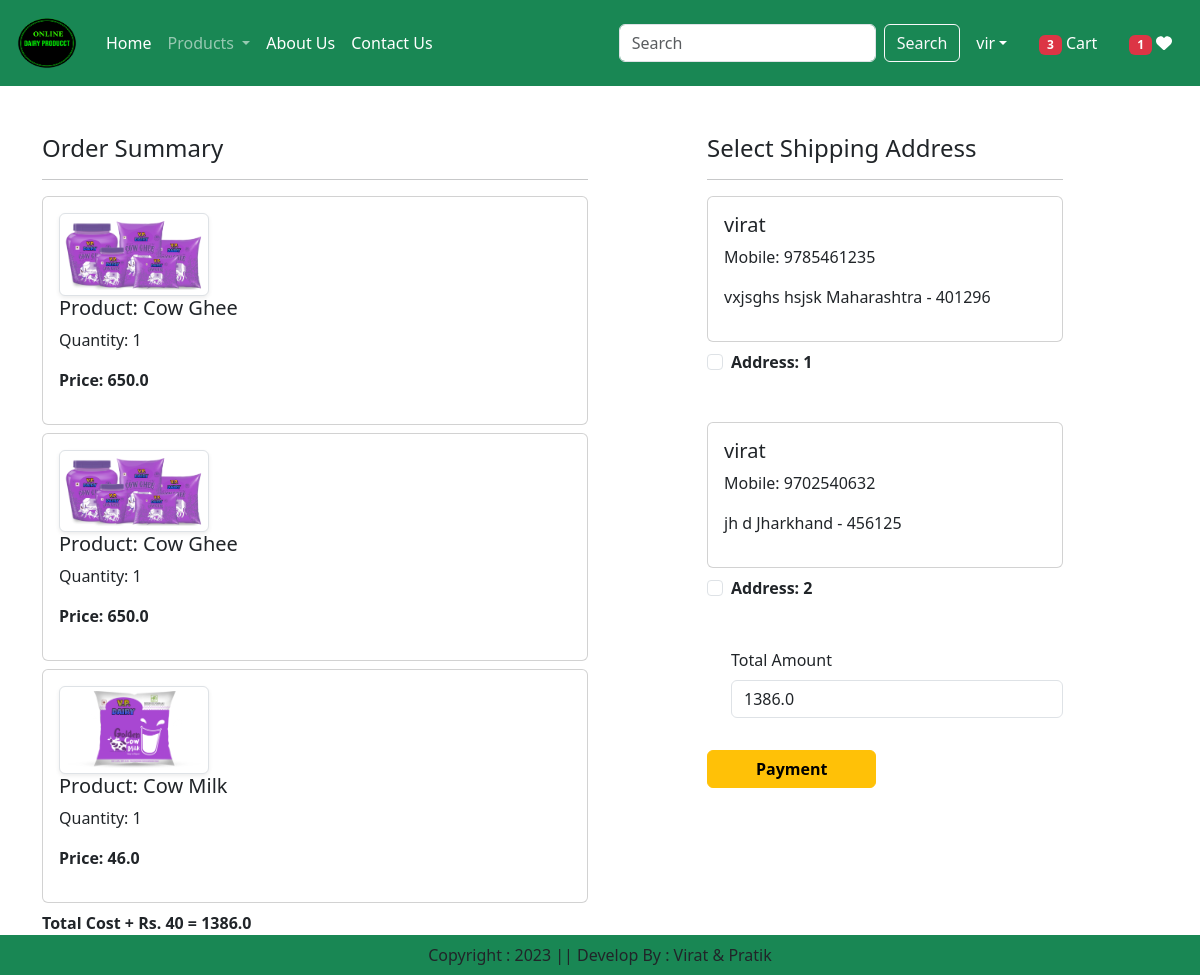
Screenshot of /checkout/ (signed in) with the database file from the repository.
### app/models.py (models this page shows, shortened)
class Cart(models.Model):
    user = models.ForeignKey(User, on_delete=models.CASCADE)
    product = models.ForeignKey('Product', on_delete=models.CASCADE)
    quantity = models.PositiveIntegerField(default=1)

class Product(models.Model):
    title = models.CharField(max_length=100)
    selling_price = models.FloatField()
    discounted_price = models.FloatField()
    description = models.TextField()
    composition = models.TextField(default='')
    prodapp = models.TextField(default='')
    category = models.CharField(choices=CATEGORY_CHOICES, max_length=2)
    product_image = models.ImageField(upload_to='product')

class Customer (models.Model):
    user = models.ForeignKey(User,on_delete=models.CASCADE)
    name = models.CharField(max_length=20)
    locality = models.TextField(max_length=30)
    city = models.CharField(max_length=30)
    mobile = models.CharField(max_length=10, unique=True, validators=[validate_mobile_number])
    zipcode = models.CharField(max_length=6)
    state = models.TextField(choices=STATE_CHOICES, max_length=100)

### app/views.py (the view, shortened to what this page needs)
# urls.py: path('checkout/', views.checkout.as_view(), name='checkout'),
@method_decorator(login_required, name='dispatch')
class checkout(View):
    def get(self,request):
        user = request.user
        add = Customer.objects.filter(user=user)
        cart_items = Cart.objects.filter(user=user)
        famount = 0
        for p in cart_items:
            value = p.quantity * p.product.discounted_price
            famount = famount + value
        totalamount = famount + 40
        razoramount = int(totalamount * 100)
        client = razorpay.Client(auth=(settings.RAZOR_KEY_ID, settings.RAZOR_KEY_SECRET))
        data = {"amount": razoramount, "currency": "INR", "receipt": "order_rcptid_12"}
        payment_response = client.order.create(data=data)
        print(payment_response)
        order_id = payment_response['id']
        order_status = payment_response['status']
        totalitem = 0
        wishitem = 0
        if request.user.is_authenticated:
            totalitem = len(Cart.objects.filter(user=request.user))
            wishitem = len(Wishlist.objects.filter(user=request.user))
        return render(request, 'app/checkout.html',locals())

### app/templates/app/checkout.html (shortened to what this page needs)
{% extends 'app/index.html' %}
{% load  static  %}
{% block main-content %}
<div class="container">
    <div class="row mt-5">
        <div class="col-sm-6">
            <h4> Order Summary </h4>
            <hr>
            {% for item in cart_items %}
            <div class="card mb-2">
                <div class="card-body">
                    <img src="{{item.product.product_image.url}}" alt="" srcset="" class="img-fluid img-thumbnail shadow-sm" height="150" width="150" >
                    <h5> Product: {{item.product.title}} </h5>
                    <p> Quantity: {{item.quantity}} </p>
                    <p class="fw-bold"> Price: {{item.product.discounted_price}} </p>
                </div>
            </div>
            {% endfor %}
            <p class="fw-bold"> Total Cost + Rs. 40 = {{totalamount}} </p>
            <small> Term and Condition :I accept Terms and Conditions and Privacy Policy.</small>
        </div>
        <div class="col-sm-4 offset-sm-1">
            <h4> Select Shipping Address </h4>
            <hr>
            <form action="/checkout/" method="POST" id="myform">
                {% for ad in add %}
                <div class="card">
                    <div class="card-body">
                        <h5> {{ad.name}} </h5>
                        <p> Mobile: {{ad.mobile}} </p>
                        <p> {{ad.locality}} {{ad.city}} {{ad.state}} - {{ad.zipcode}} </p>
                    </div>
                </div>
                <div class="form-check mt-2 mb-5">
                    <input class="form-check-input" type="checkbox" name="custid" id="custadd{{forloop.counter}}" value="{{ad.id}}">
                    <label class="form-check-label fw-bold" for="custadd{{forloop.counter}}">
                        Address: {{forloop.counter}}
                    </label>
                </div>
                {% endfor %}
                <div class="form-check mb-3">
                    <label for="totalamount" class="form-label"> Total Amount </label>
                    <input type="number" class="form-control" name="totalamount" value={{totalamount}} readonly>
                </div>
                <div class="text-add">
                     <button id="rzp-button1" type="submit" class="btn btn-warning mt-3 px-5 mb-5 fw-bold"> Payment </button>
                </div>
            </form>
        </div>
    </div>
</div>
{% endblock main-content %}

### app/templates/app/index.html (shortened to what this page needs)
<!DOCTYPE html>
{% load static %}
<html lang="en">
<head>
    <link href="https://cdn.jsdelivr.net/npm/bootstrap@5.3.1/dist/css/bootstrap.min.css" rel="stylesheet">
    <link rel="stylesheet" href="{% static 'app/css/owl.carousel.min.css' %}"/>
    <link rel="stylesheet" href="{% static 'app/css/all.min.css' %}"/>
    <link rel="stylesheet" href="{% static 'app/css/style.css' %}"/>
</head>
<body>
    <nav class="navbar navbar-expand-lg navbar-dark bg-success  bg-body-tertiart">
        <div class="container-fluid">
          <a class="navbar-brand" href="#">
            <img src="{% static "app/images/product/logo3.png" %}" width="70" height="60" alt="logo"/> </a>
          <div class="collapse navbar-collapse" id="navbarSupportedContent">
            <ul class="navbar-nav me-auto mb-2 mb-lg-0">
              {% if request.user.is_authenticated %}
              <li class="nav-item">
                <a class="nav-link active" aria-current="page" href="/">Home</a>
              </li>
              <li class="nav-item dropdown">
                <a class="nav-link dropdown-toggle" href="#" role="button" data-bs-toggle="dropdown" aria-expanded="false">
                  Products
                </a>
            </li>
              <li class="nav-item">
                <a class="nav-link text-white"  href="{% url 'about' %}">About Us</a>
              </li>
              <li class="nav-item">
                <a class="nav-link text-white"  href="{% url 'contact' %}">Contact Us</a>
              </li>
            </ul>
            <form class="d-flex" role="search" action="/search">
              <input class="form-control  me-2" type="search" placeholder="Search" name="search" aria-label="Search">
              <button class="btn btn-outline-light" type="submit">Search</button>
            </form>
          </div>
          <ul class="navbar-nav me-auto mb-2 mb-lg-0">
            <li class="nav-item dropdown mx-2">
                <a class="nav-link dropdown-toggle text-white" href="#"
                id="profileDropdown" role="button" data-bs-toggle="dropdown"
                aria-expanded="false">{{request.user}}</a>
            </li>
            <li class="nav-item mx-2">
                <a href="{% url 'showcart' %}" class="nav-link text-white"> <span class="badge bg-danger">{% if totalitem > 0 %} {{totalitem}} {% endif %} </span> Cart </a>
            </li>
            <li class="nav-item mx-2">
                <a href="{% url 'showwishlist' %}" class="nav-link text-white"> <span class="badge bg-danger">{% if wishitem > 0 %} {{wishitem}} {% endif %} </span>  <i class="fa fa-heart"> </i> </a>
            </li>
            {% endif %}
          </ul>
        </div>
      </nav>
      {% block main-content %}{% endblock main-content %}
      <footer class="container-fluid fixed-bottom bg-success text-center p-2  mt-5 ">
        Copyright : 2023 || Develop By : Virat & Pratik
      </footer>
  </body>
</html>

### rows the page displays
Cart: product.product_image (picture), product "Cow Ghee", quantity "1", product.discounted_price "650.0"
Cart: product.product_image (picture), product "Cow Ghee", quantity "1", product.discounted_price "650.0"
Cart: product.product_image (picture), product "Cow Milk", quantity "1", product.discounted_price "46.0"
Customer: name "virat", mobile "9785461235", locality "vxjsghs", city "hsjsk", state "Maharashtra", zipcode "401296"
Customer: name "virat", mobile "9702540632", locality "jh", city "d", state "Jharkhand", zipcode "456125"

### other values shown
{{ request.user }} "vir"
{{ totalitem }} "3"
{{ wishitem }} "1"
{{ totalamount }} "1386.0"
